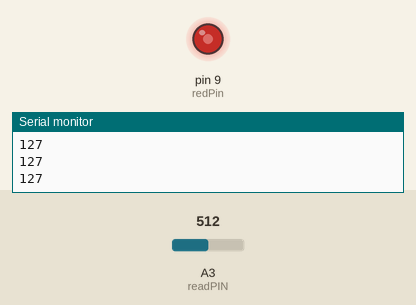
Simulated run of this sketch. Board: Arduino Uno, built with avr-gcc and run on an emulated ATmega328P. On the bench: output pins drawn as LEDs (lit = HIGH), the last lines printed to the serial monitor. The test bench sets the inputs (shaded band); at power-on: A3 (readPIN) = 512.

Above: at 1.2 s.
1.3 s: A3 (readPIN) set to 716
At 2.3 s:
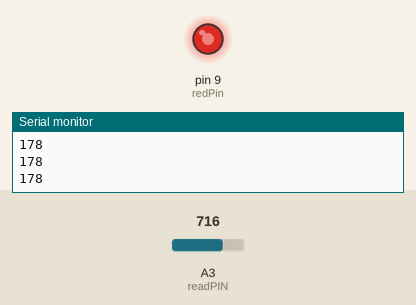
2.8 s: A3 (readPIN) set to 900
At 3.6 s:
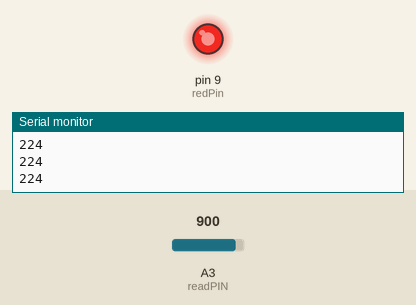
4.3 s: A3 (readPIN) set to 122
At 4.6 s:
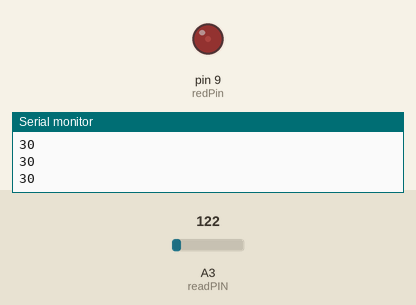
5.8 s: A3 (readPIN) set to 0
At 7.0 s:
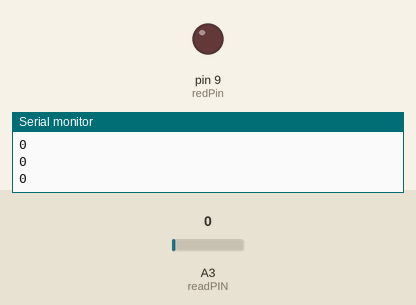
7.3 s: A3 (readPIN) set to 511
At 8.1 s:
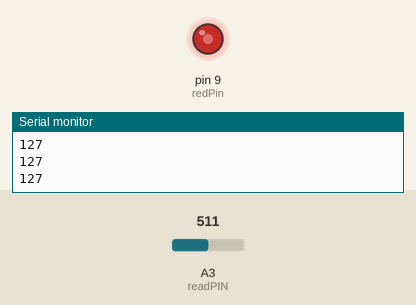
Timing chart, 0 to 9.8 s (numbered marks = the images above; inputs shaded):
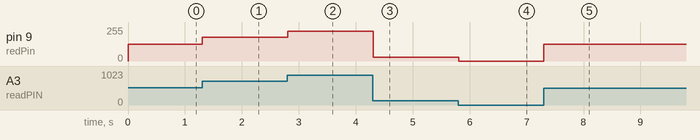

The sketch:

dimmableLED.ino
```cpp
int readPIN { A3 };
int delayTime { 250 };
int brightness {};
int redPin { 9 };

void setup() {
  pinMode(readPIN, INPUT);
  pinMode(redPin, OUTPUT);
  Serial.begin(9600);
}

void loop() {
  brightness = (analogRead(readPIN) / 1023.) * 255;
  Serial.println(brightness);

  if (brightness < 5) { // There was some noise when at 0, necessary to stop the blinking
    brightness = 0;
  }

  analogWrite(redPin, brightness);
}
```

Measured:
- after the input at 1.3 s, pin 9 (redPin): 127/255 → 178/255 at once
- after the input at 2.8 s, pin 9 (redPin): 178/255 → 224/255 at once
- after the input at 4.3 s, pin 9 (redPin): 224/255 → 30/255 at once
- after the input at 5.8 s, pin 9 (redPin): 30/255 → 0/255 at once
- after the input at 7.3 s, pin 9 (redPin): 0/255 → 127/255 at once
